Frame 1 (no input): blank canvas, image omitted
Frame 60 (the mouse pressed at the canvas centre just before this capture): blank canvas, image omitted
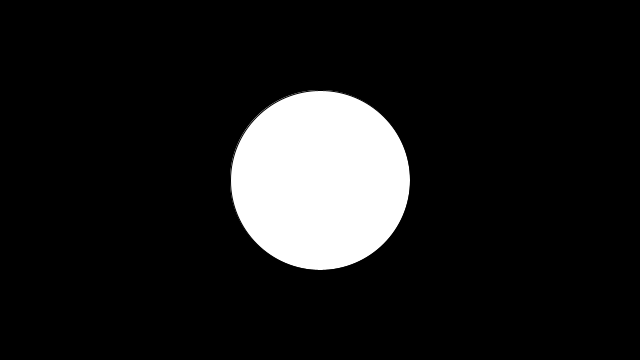
Frame 120 (the mouse held since frame 60 and released just before this capture)

The Processing sketch whose frames 1 and 60 were blank and that drew this single picture after the mouse press (run headless with seeded random() and noise(); from frame 60 on, the mouse is pressed at the canvas centre):

// Processing sketch: ellipseTracking
// ── ellipseTracking.pde
// runs one time
void setup() 
{
  // Set the size of the window
  size(640, 360);
  //background(0, 0, 0);
}

// loops continuously 
void draw() 
{
  background(0, 0, 0);
  fill(255, 255, 255); 

  ellipse(mouseX, mouseY, mouseY, mouseY);  // draw ellipse using mouse x coordinate
}
